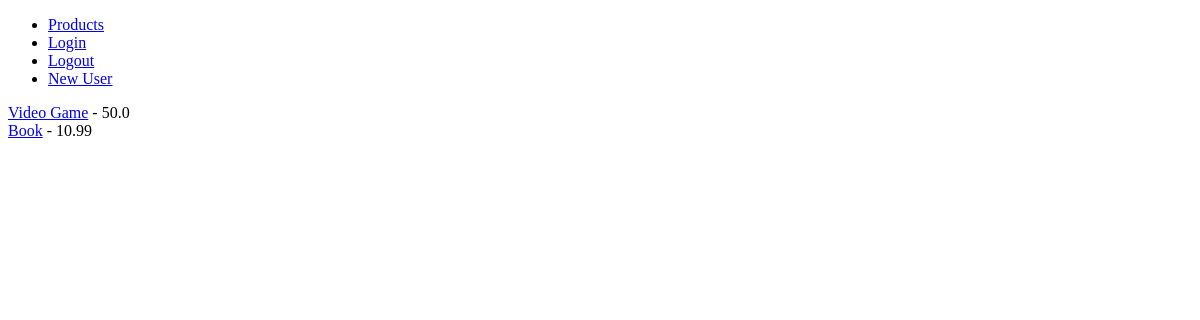
Before: /products/ with the older database file.
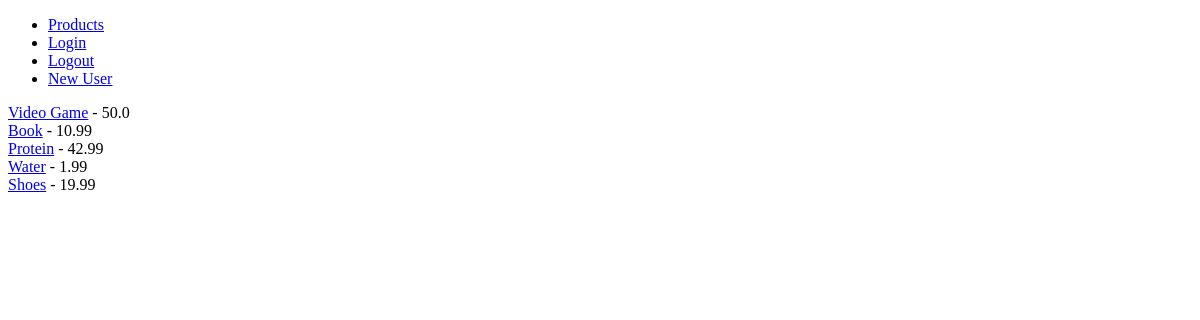
After: the same page with the newer database file.
### products/models.py (models this page shows, shortened)
class Product(models.Model):
    name = models.CharField(max_length=50)
    price = models.FloatField()
    stock = models.IntegerField()
    description = models.TextField()

### products/views.py (the view)
# urls.py: url(r'^products/$', ProductListView.as_view(), name="product_list_view"),
class ProductListView(ListView):
    model = Product

### templates/products/product_list.html
{% extends 'base.html' %}
{% block content %}
{% for product in object_list %}
<a href="{% url 'product_detail_view' product.id %}">{{ product.name }}</a> - {{ product.price }}<br>
{% endfor %}
{% endblock %}

### templates/base.html (shortened to what this page needs)
<!DOCTYPE html>
<html>
  <head>
  </head>
  <body>
    <nav>
      <ul>
        <li><a href="{% url 'product_list_view' %}">Products</a></li>
        <li><a href="{% url 'login' %}">Login</a></li>
        <li><a href="{% url 'logout' %}?next={% url 'product_list_view' %}">Logout</a></li>
        {% if not request.user.is_authenticated %}
        <li><a href="{% url 'user_create_view' %}">New User</a></li>
        {% endif %}
      </ul>
    </nav>
    {% block content %}
    {% endblock %}
  </body>
</html>

Changed rows visible on the page:
added Product: name "Protein", price "42.99"
added Product: name "Water", price "1.99"
added Product: name "Shoes", price "19.99"
